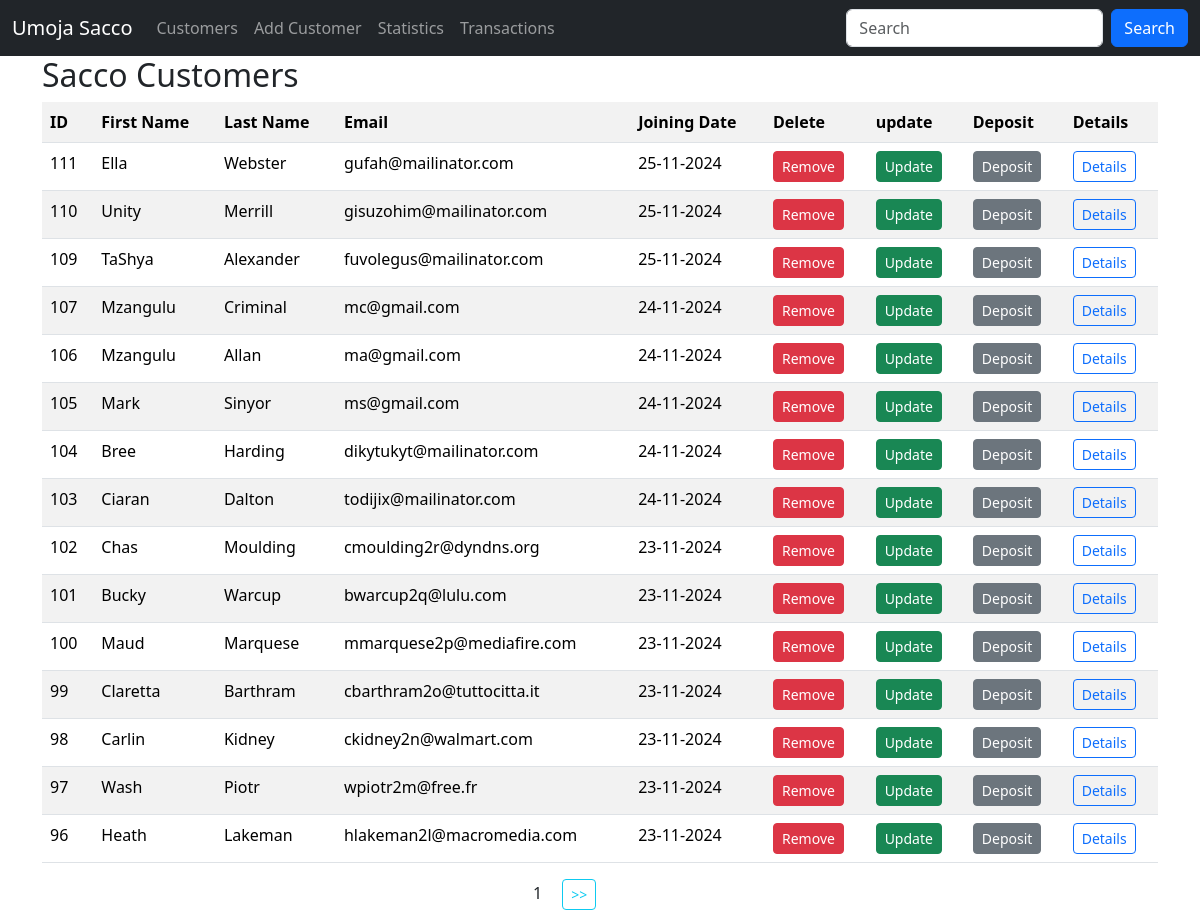
The page / on the database its author committed.
### sacco/models.py (models this page shows, shortened)
class Customer(models.Model):
    first_name = models.CharField(max_length=60)
    last_name = models.CharField(max_length=60)
    email = models.EmailField(unique=True)
    dob = models.DateField()
    gender = models.CharField(max_length=11)
    weight = models.IntegerField(default=0)
    created_at = models.DateTimeField(auto_now_add=True)
    updated_at = models.DateField(auto_now=True)
    class Meta:
        db_table = 'customers'

### sacco/views.py (the view)
# urls.py: path('', views.customers, name='customers'),
def customers(request):
    data = Customer.objects.all().order_by('-id').values() #ORM -- object relational matter select * from customers
    paginator = Paginator(data, 15)
    page_number = request.GET.get('page', 1)
    try:
        paginated_data = paginator.page(page_number)
    except PageNotAnInteger | EmptyPage:
        paginated_data = paginator.page(1)
    return render(request, 'customers.html', {"data": paginated_data})

### templates/customers.html (shortened to what this page needs)
{% extends 'layout.html' %}
{% block content %}
    <div class="container">
        <h2>Sacco Customers </h2>
        <table class="table table-striped">
            <tr>
                <th>ID</th>
                <th>First Name</th>
                <th>Last Name</th>
                <th>Email</th>
                <th>Joining Date</th>
                <th>Delete</th>
                <th>update</th>
                <th>Deposit</th>
                <th>Details</th>
            </tr>
            {% for customer in data.object_list %}
                <tr>
                    <td>{{ customer.id }}</td>
                    <td>{{ customer.first_name }}</td>
                    <td>{{ customer.last_name }}</td>
                    <td>{{ customer.email }}</td>
                    <td>{{ customer.created_at | date:"d-m-Y" }}</td>
                    <td>
                        <a class="btn btn-danger btn-sm" href="{% url 'delete_customer' customer.id %}">Remove</a>
                    </td>
                    <td>
                        <a class="btn btn-success btn-sm" href="{% url 'update_customer' customer.id %}">Update</a>
                    </td>
                    <td>
                        <a class="btn btn-secondary btn-sm" href="{% url 'deposit' customer.id %}">Deposit </a>
                    </td>
                    <td>
                    <a class="btn btn-outline-primary btn-sm" href="{% url 'customer_details' customer.id %}">Details</a>
                    </td>
                </tr>
            {% empty %}
                <p>No customers in the sacco</p>
            {% endfor %}
        </table>
        <div class="row justify-content-center">
            <div class="col-sm-2">
                <span class="mx-3" >{{data.number}}</span>
                {% if data.has_next %}
                    <a class="btn btn-outline-info btn-sm" href="?page={{ data.next_page_number }}"> >> </a>
                {% endif %}
            </div>
        </div>
    </div>
{% endblock content %}

### rows shown on the page
Customer: id "111", first_name "Ella", last_name "Webster", email "gufah@mailinator.com", created_at "25-11-2024"
Customer: id "110", first_name "Unity", last_name "Merrill", email "gisuzohim@mailinator.com", created_at "25-11-2024"
Customer: id "109", first_name "TaShya", last_name "Alexander", email "fuvolegus@mailinator.com", created_at "25-11-2024"
Customer: id "107", first_name "Mzangulu", last_name "Criminal", email "mc@gmail.com", created_at "24-11-2024"
Customer: id "106", first_name "Mzangulu", last_name "Allan", email "ma@gmail.com", created_at "24-11-2024"
Customer: id "105", first_name "Mark", last_name "Sinyor", email "ms@gmail.com", created_at "24-11-2024"
Customer: id "104", first_name "Bree", last_name "Harding", email "dikytukyt@mailinator.com", created_at "24-11-2024"
Customer: id "103", first_name "Ciaran", last_name "Dalton", email "todijix@mailinator.com", created_at "24-11-2024"
Customer: id "102", first_name "Chas", last_name "Moulding", email "cmoulding2r@dyndns.org", created_at "23-11-2024"
Customer: id "101", first_name "Bucky", last_name "Warcup", email "bwarcup2q@lulu.com", created_at "23-11-2024"
Customer: id "100", first_name "Maud", last_name "Marquese", email "mmarquese2p@mediafire.com", created_at "23-11-2024"
Customer: id "99", first_name "Claretta", last_name "Barthram", email "cbarthram2o@tuttocitta.it", created_at "23-11-2024"
Customer: id "98", first_name "Carlin", last_name "Kidney", email "ckidney2n@walmart.com", created_at "23-11-2024"
Customer: id "97", first_name "Wash", last_name "Piotr", email "wpiotr2m@free.fr", created_at "23-11-2024"
Customer: id "96", first_name "Heath", last_name "Lakeman", email "hlakeman2l@macromedia.com", created_at "23-11-2024"

### other values the page prints
{{ data.number }} "1"
